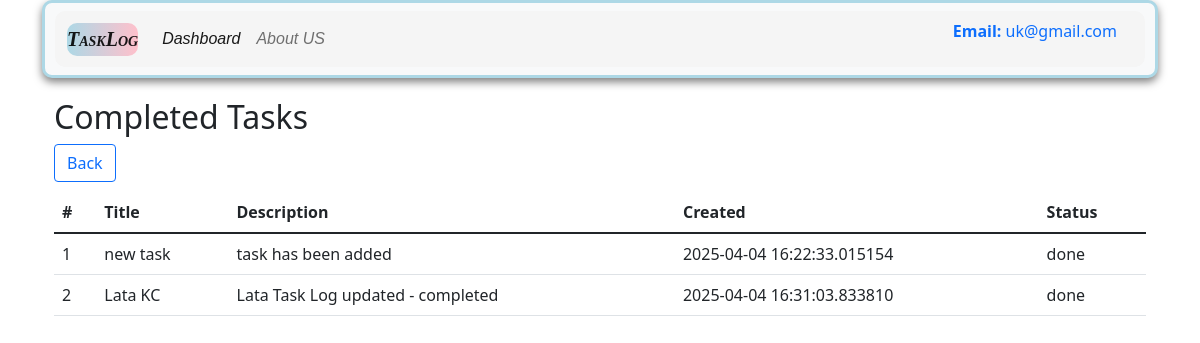
Screenshot of /completed_task (signed in) with the database file from the repository.
### app.py (models this page shows, shortened)
class user_register(db.Model, UserMixin):
    __tablename__ = "user_register"
    user_id = db.Column(db.Integer, primary_key=True)
    name = db.Column(db.String(100), nullable= False)
    email =db.Column(db.String(100), nullable = False, unique=True)
    password = db.Column(db.String(255), nullable =False)
    date_created = db.Column(db.DateTime, default = datetime.utcnow)

class Task_log(db.Model):
    __tablename__ = 'TaskLog'
    task_id = db.Column(db.Integer, primary_key =True)
    user_id = db.Column(db.Integer, db.ForeignKey('user_register.user_id'), nullable=False)
    title = db.Column(db.String(200), nullable = False)
    description = db.Column(db.String(700), nullable = False)
    task_created = db.Column(db.DateTime, default = datetime.utcnow)
    status = db.Column(db.String(50), default ="Pending")
    categories = db.relationship('task_catagories', backref='task', lazy=True)

### app.py (the view)
@app.route('/completed_task')
@login_required
def completed_task():
    completed_task = Task_log.query.filter_by(
        status='done',
        user_id=current_user.user_id
    ).all()
    return render_template('completed_task.html', alltasklog=completed_task)

### app.py (called while the page is built)
@login_manager.user_loader
def load_user(user_id):
    return user_register.query.get(int(user_id))

def login_required(f):
    @wraps(f)
    def decorated_function(*args, **kwargs):
        if 'user_id' not in session and not current_user.is_authenticated:
            return redirect(url_for('user_login'))  # Correct endpoint name
        return f(*args, **kwargs)
    return decorated_function

### templates/completed_task.html
{% extends "base.html" %}
{% block body %}
<div class="container my-3">
    <h2>Completed Tasks</h2>
    <a href="{{ url_for('dashboard') }}" class="btn btn-outline-primary">Back</a>
    {% if alltasklog|length == 0 %}
        <div class="alert alert-secondary">No completed tasks found.</div>
    {% else %}
        <table class="table">
            <thead>
                <tr>
                    <th>#</th>
                    <th>Title</th>
                    <th>Description</th>
                    <th>Created</th>
                    <th>Status</th>
                </tr>
            </thead>
            <tbody>
                {% for task in alltasklog %}
                <tr>
                    <td>{{ loop.index }}</td>
                    <td>{{ task.title }}</td>
                    <td>{{ task.description }}</td>
                    <td>{{ task.task_created }}</td>
                    <td>{{ task.status }}</td>
                </tr>
                {% endfor %}
            </tbody>
        </table>
    {% endif %}
</div>
{% endblock %}

### templates/base.html (shortened to what this page needs)
<!doctype html>
<html lang="en">
  <head>
    <link rel ="stylesheet" href="{{url_for('static', filename='css/style.css')}}">
    <link href="https://cdn.jsdelivr.net/npm/bootstrap@5.1.3/dist/css/bootstrap.min.css" rel="stylesheet">
    <link rel="stylesheet" href="https://cdn.jsdelivr.net/npm/bootstrap-icons@1.10.5/font/bootstrap-icons.css">
</head>
<body>
    <div class= "container" my-3>
        <nav class="navbar navbar-expand-lg navbar-light bg-light">
            <div class="container-fluid">
              <a class="navbar-brand" href="/">TaskLog </a>
              <div class="collapse navbar-collapse" id="navbarSupportedContent">
                <ul class="navbar-nav me-auto mb-2 mb-lg-0">
                  <li class="nav-item">
                    <a class="nav-link active" aria-current="page" href="/dashboard">Dashboard</a>
                  </li>
                  <li class="nav-item">
                    <a class="nav-link" href="/userdata">About US</a>
                  </li>
                  <li class="nav-item">
                    <a class="nav-link active"></a>
                  </li>
                </ul>
                <form class="d-flex">
                  {% if current_user.is_authenticated %}
                    <a class="nav-link active">
                      <p><b>Email:</b> {{ current_user.email }}</p>
                    </a>
                  {% else %}
                    <a class="nav-link active">
                      <p><b>Welcome, Guest</b></p>
                    </a>
                  {% endif %}
                </form>
              </div>
            </div>
          </nav>
{% block body %}
{% endblock body %}
</body>
</html>

### static/css/style.css (style rules this page uses)
nav { background-color: linear-gradient(to right, lightblue, pink); color: black; padding: 10px; border: 3px solid lightblue ; border-radius: 10px; margin-bottom: 20px; box-shadow: 0px 4px 8px rgba(0,0,0,0.5); }
.navbar-brand { color: white; font: italic small-caps bold 18px "Times New Roman", serif; }
.nav-item { font-style: italic; font-size: 16px; font-family: 'Poppins', sans-serif; border-radius: 10px; }
.navbar-brand { background: linear-gradient(to right, lightblue, pink); border-radius: 10px; }
.container-fluid { background: whitesmoke; border-radius: 10px; }
.btn-outline-primary { border-radius: 8px; margin-right: 10px; margin-bottom: 10px; }

### rows the page displays
user_register: email "uk@gmail.com"
Task_log: title "new task", description "task has been added", task_created "2025-04-04 16:22:33.015154", status "done"
Task_log: title "Lata KC", description "Lata Task Log updated - completed", task_created "2025-04-04 16:31:03.833810", status "done"
